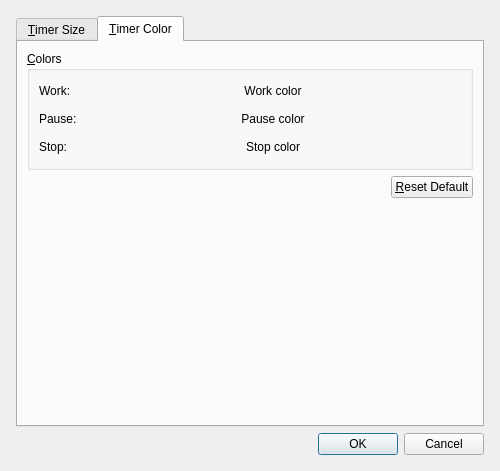
<?xml version="1.0" encoding="UTF-8"?>
<ui version="4.0">
 <class>SettingsWindow</class>
 <widget class="QDialog" name="SettingsWindow">
  <property name="windowModality">
   <enum>Qt::WindowModal</enum>
  </property>
  <property name="geometry">
   <rect>
    <x>0</x>
    <y>0</y>
    <width>500</width>
    <height>471</height>
   </rect>
  </property>
  <property name="font">
   <font>
    <stylestrategy>PreferAntialias</stylestrategy>
   </font>
  </property>
  <property name="windowTitle">
   <string>Dialog</string>
  </property>
  <property name="windowIcon">
   <iconset>
    <normaloff>:/office-set/32x32/pagesettings</normaloff>:/office-set/32x32/pagesettings</iconset>
  </property>
  <property name="modal">
   <bool>true</bool>
  </property>
  <layout class="QVBoxLayout" name="verticalLayout_3">
   <item>
    <layout class="QVBoxLayout" name="verticalLayout">
     <property name="spacing">
      <number>6</number>
     </property>
     <property name="sizeConstraint">
      <enum>QLayout::SetMaximumSize</enum>
     </property>
     <property name="leftMargin">
      <number>5</number>
     </property>
     <property name="topMargin">
      <number>5</number>
     </property>
     <property name="rightMargin">
      <number>5</number>
     </property>
     <property name="bottomMargin">
      <number>5</number>
     </property>
     <item>
      <widget class="QTabWidget" name="tabWidget">
       <property name="sizePolicy">
        <sizepolicy hsizetype="Expanding" vsizetype="Expanding">
         <horstretch>0</horstretch>
         <verstretch>0</verstretch>
        </sizepolicy>
       </property>
       <property name="currentIndex">
        <number>1</number>
       </property>
       <widget class="QWidget" name="tabSize">
        <attribute name="title">
         <string>&amp;Timer Size</string>
        </attribute>
        <layout class="QGridLayout" name="gridLayout_2">
         <item row="1" column="0">
          <widget class="QGroupBox" name="groupBoxCustomSize">
           <property name="enabled">
            <bool>true</bool>
           </property>
           <property name="title">
            <string>&amp;Custom size</string>
           </property>
           <property name="checkable">
            <bool>true</bool>
           </property>
           <property name="checked">
            <bool>false</bool>
           </property>
           <layout class="QFormLayout" name="formLayout_4">
            <item row="0" column="0">
             <widget class="QLabel" name="labelWidht">
              <property name="minimumSize">
               <size>
                <width>40</width>
                <height>0</height>
               </size>
              </property>
              <property name="layoutDirection">
               <enum>Qt::LeftToRight</enum>
              </property>
              <property name="text">
               <string>Width:</string>
              </property>
              <property name="alignment">
               <set>Qt::AlignLeading|Qt::AlignLeft|Qt::AlignVCenter</set>
              </property>
             </widget>
            </item>
            <item row="0" column="1">
             <widget class="QSpinBox" name="boxWidth">
              <property name="minimum">
               <number>20</number>
              </property>
              <property name="maximum">
               <number>600</number>
              </property>
             </widget>
            </item>
            <item row="1" column="0">
             <widget class="QLabel" name="labelHeight">
              <property name="minimumSize">
               <size>
                <width>40</width>
                <height>0</height>
               </size>
              </property>
              <property name="layoutDirection">
               <enum>Qt::LeftToRight</enum>
              </property>
              <property name="text">
               <string>Height:</string>
              </property>
              <property name="alignment">
               <set>Qt::AlignLeading|Qt::AlignLeft|Qt::AlignVCenter</set>
              </property>
             </widget>
            </item>
            <item row="1" column="1">
             <widget class="QSpinBox" name="boxHeight">
              <property name="minimum">
               <number>20</number>
              </property>
              <property name="maximum">
               <number>600</number>
              </property>
             </widget>
            </item>
            <item row="2" column="1">
             <spacer name="verticalSpacer_4">
              <property name="orientation">
               <enum>Qt::Vertical</enum>
              </property>
              <property name="sizeHint" stdset="0">
               <size>
                <width>20</width>
                <height>40</height>
               </size>
              </property>
             </spacer>
            </item>
           </layout>
          </widget>
         </item>
         <item row="0" column="0">
          <widget class="QGroupBox" name="groupBoxSize">
           <property name="title">
            <string>&amp;Standard Size</string>
           </property>
           <layout class="QFormLayout" name="formLayout_3">
            <item row="0" column="0">
             <widget class="QLabel" name="labelSize">
              <property name="text">
               <string>Size:</string>
              </property>
             </widget>
            </item>
            <item row="0" column="1">
             <widget class="QComboBox" name="comboBox">
              <property name="sizePolicy">
               <sizepolicy hsizetype="Preferred" vsizetype="Fixed">
                <horstretch>0</horstretch>
                <verstretch>0</verstretch>
               </sizepolicy>
              </property>
              <property name="frame">
               <bool>true</bool>
              </property>
              <item>
               <property name="text">
                <string>Новый элемент 1</string>
               </property>
              </item>
              <item>
               <property name="text">
                <string>Новый элемент 2</string>
               </property>
              </item>
              <item>
               <property name="text">
                <string>Новый элемент 3</string>
               </property>
              </item>
             </widget>
            </item>
           </layout>
          </widget>
         </item>
        </layout>
       </widget>
       <widget class="QWidget" name="tab">
        <property name="contextMenuPolicy">
         <enum>Qt::DefaultContextMenu</enum>
        </property>
        <attribute name="title">
         <string>&amp;Timer Color</string>
        </attribute>
        <layout class="QVBoxLayout" name="verticalLayout_4">
         <item>
          <widget class="QGroupBox" name="groupBox">
           <property name="title">
            <string>&amp;Colors</string>
           </property>
           <layout class="QFormLayout" name="formLayout">
            <item row="0" column="0">
             <widget class="QLabel" name="labelWork">
              <property name="sizePolicy">
               <sizepolicy hsizetype="Preferred" vsizetype="Preferred">
                <horstretch>0</horstretch>
                <verstretch>0</verstretch>
               </sizepolicy>
              </property>
              <property name="minimumSize">
               <size>
                <width>40</width>
                <height>0</height>
               </size>
              </property>
              <property name="text">
               <string>Work:</string>
              </property>
             </widget>
            </item>
            <item row="0" column="1">
             <widget class="QPushButton" name="btnClockWorkColor">
              <property name="font">
               <font>
                <stylestrategy>PreferAntialias</stylestrategy>
                <kerning>true</kerning>
               </font>
              </property>
              <property name="mouseTracking">
               <bool>false</bool>
              </property>
              <property name="layoutDirection">
               <enum>Qt::LeftToRight</enum>
              </property>
              <property name="text">
               <string>Work color</string>
              </property>
              <property name="default">
               <bool>false</bool>
              </property>
              <property name="flat">
               <bool>true</bool>
              </property>
             </widget>
            </item>
            <item row="1" column="0">
             <widget class="QLabel" name="labelPause">
              <property name="sizePolicy">
               <sizepolicy hsizetype="Preferred" vsizetype="Preferred">
                <horstretch>0</horstretch>
                <verstretch>0</verstretch>
               </sizepolicy>
              </property>
              <property name="minimumSize">
               <size>
                <width>40</width>
                <height>0</height>
               </size>
              </property>
              <property name="text">
               <string>Pause:</string>
              </property>
             </widget>
            </item>
            <item row="1" column="1">
             <widget class="QPushButton" name="btnClockPauseColor">
              <property name="text">
               <string>Pause color</string>
              </property>
              <property name="autoDefault">
               <bool>true</bool>
              </property>
              <property name="flat">
               <bool>true</bool>
              </property>
             </widget>
            </item>
            <item row="2" column="0">
             <widget class="QLabel" name="labelStop">
              <property name="sizePolicy">
               <sizepolicy hsizetype="Preferred" vsizetype="Preferred">
                <horstretch>0</horstretch>
                <verstretch>0</verstretch>
               </sizepolicy>
              </property>
              <property name="minimumSize">
               <size>
                <width>40</width>
                <height>0</height>
               </size>
              </property>
              <property name="text">
               <string>Stop:</string>
              </property>
             </widget>
            </item>
            <item row="2" column="1">
             <widget class="QPushButton" name="btnClockStopColor">
              <property name="sizePolicy">
               <sizepolicy hsizetype="Minimum" vsizetype="Fixed">
                <horstretch>0</horstretch>
                <verstretch>0</verstretch>
               </sizepolicy>
              </property>
              <property name="text">
               <string>Stop color</string>
              </property>
              <property name="flat">
               <bool>true</bool>
              </property>
             </widget>
            </item>
           </layout>
          </widget>
         </item>
         <item>
          <layout class="QHBoxLayout" name="horizontalLayout">
           <item>
            <spacer name="horizontalSpacer">
             <property name="orientation">
              <enum>Qt::Horizontal</enum>
             </property>
             <property name="sizeHint" stdset="0">
              <size>
               <width>128</width>
               <height>17</height>
              </size>
             </property>
            </spacer>
           </item>
           <item>
            <widget class="QPushButton" name="btnResetColor">
             <property name="sizePolicy">
              <sizepolicy hsizetype="Fixed" vsizetype="Fixed">
               <horstretch>0</horstretch>
               <verstretch>0</verstretch>
              </sizepolicy>
             </property>
             <property name="minimumSize">
              <size>
               <width>80</width>
               <height>0</height>
              </size>
             </property>
             <property name="layoutDirection">
              <enum>Qt::LeftToRight</enum>
             </property>
             <property name="autoFillBackground">
              <bool>false</bool>
             </property>
             <property name="inputMethodHints">
              <set>Qt::ImhDialableCharactersOnly|Qt::ImhUrlCharactersOnly</set>
             </property>
             <property name="text">
              <string>&amp;Reset Default</string>
             </property>
            </widget>
           </item>
          </layout>
         </item>
         <item>
          <spacer name="verticalSpacer_3">
           <property name="orientation">
            <enum>Qt::Vertical</enum>
           </property>
           <property name="sizeHint" stdset="0">
            <size>
             <width>20</width>
             <height>40</height>
            </size>
           </property>
          </spacer>
         </item>
        </layout>
       </widget>
      </widget>
     </item>
     <item>
      <widget class="QDialogButtonBox" name="buttonBox">
       <property name="orientation">
        <enum>Qt::Horizontal</enum>
       </property>
       <property name="standardButtons">
        <set>QDialogButtonBox::Cancel|QDialogButtonBox::Ok</set>
       </property>
      </widget>
     </item>
    </layout>
   </item>
  </layout>
 </widget>
 <resources/>
 <connections>
  <connection>
   <sender>buttonBox</sender>
   <signal>accepted()</signal>
   <receiver>SettingsWindow</receiver>
   <slot>accept()</slot>
   <hints>
    <hint type="sourcelabel">
     <x>262</x>
     <y>456</y>
    </hint>
    <hint type="destinationlabel">
     <x>157</x>
     <y>274</y>
    </hint>
   </hints>
  </connection>
  <connection>
   <sender>buttonBox</sender>
   <signal>rejected()</signal>
   <receiver>SettingsWindow</receiver>
   <slot>reject()</slot>
   <hints>
    <hint type="sourcelabel">
     <x>330</x>
     <y>456</y>
    </hint>
    <hint type="destinationlabel">
     <x>199</x>
     <y>149</y>
    </hint>
   </hints>
  </connection>
 </connections>
</ui>
